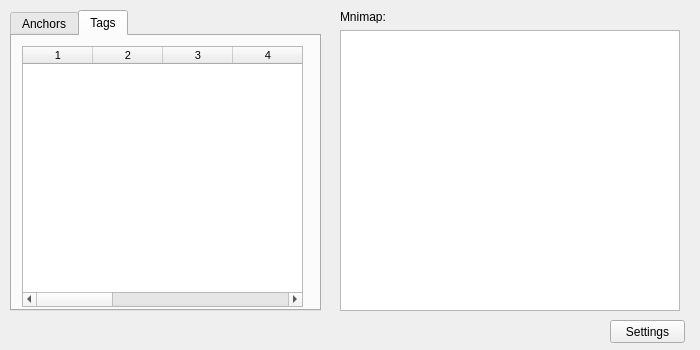
<?xml version="1.0" encoding="UTF-8"?>
<ui version="4.0">
 <class>GraphicsWidget</class>
 <widget class="QWidget" name="GraphicsWidget">
  <property name="geometry">
   <rect>
    <x>0</x>
    <y>0</y>
    <width>700</width>
    <height>350</height>
   </rect>
  </property>
  <property name="maximumSize">
   <size>
    <width>700</width>
    <height>350</height>
   </size>
  </property>
  <property name="windowTitle">
   <string>Form</string>
  </property>
  <widget class="QTabWidget" name="tabWidget">
   <property name="geometry">
    <rect>
     <x>10</x>
     <y>10</y>
     <width>311</width>
     <height>301</height>
    </rect>
   </property>
   <property name="maximumSize">
    <size>
     <width>311</width>
     <height>400</height>
    </size>
   </property>
   <property name="currentIndex">
    <number>1</number>
   </property>
   <widget class="QWidget" name="tab_2">
    <attribute name="title">
     <string>Anchors</string>
    </attribute>
    <widget class="QTableWidget" name="anchorTable">
     <property name="geometry">
      <rect>
       <x>10</x>
       <y>10</y>
       <width>281</width>
       <height>112</height>
      </rect>
     </property>
     <property name="sizePolicy">
      <sizepolicy hsizetype="Minimum" vsizetype="Minimum">
       <horstretch>0</horstretch>
       <verstretch>0</verstretch>
      </sizepolicy>
     </property>
     <property name="minimumSize">
      <size>
       <width>0</width>
       <height>112</height>
      </size>
     </property>
     <property name="maximumSize">
      <size>
       <width>350</width>
       <height>16777215</height>
      </size>
     </property>
     <property name="font">
      <font>
       <pointsize>8</pointsize>
      </font>
     </property>
     <property name="sizeAdjustPolicy">
      <enum>QAbstractScrollArea::AdjustToContents</enum>
     </property>
     <property name="alternatingRowColors">
      <bool>true</bool>
     </property>
     <property name="rowCount">
      <number>4</number>
     </property>
     <property name="columnCount">
      <number>12</number>
     </property>
     <attribute name="horizontalHeaderDefaultSectionSize">
      <number>70</number>
     </attribute>
     <attribute name="horizontalHeaderMinimumSectionSize">
      <number>70</number>
     </attribute>
     <attribute name="horizontalHeaderStretchLastSection">
      <bool>false</bool>
     </attribute>
     <attribute name="verticalHeaderVisible">
      <bool>false</bool>
     </attribute>
     <attribute name="verticalHeaderDefaultSectionSize">
      <number>18</number>
     </attribute>
     <attribute name="verticalHeaderHighlightSections">
      <bool>true</bool>
     </attribute>
     <attribute name="verticalHeaderMinimumSectionSize">
      <number>18</number>
     </attribute>
     <row/>
     <row/>
     <row/>
     <row/>
     <column/>
     <column/>
     <column/>
     <column/>
     <column/>
     <column/>
     <column/>
     <column/>
     <column/>
     <column/>
     <column/>
     <column/>
    </widget>
   </widget>
   <widget class="QWidget" name="tab_3">
    <attribute name="title">
     <string>Tags</string>
    </attribute>
    <widget class="QTableWidget" name="tagTable">
     <property name="geometry">
      <rect>
       <x>10</x>
       <y>10</y>
       <width>281</width>
       <height>261</height>
      </rect>
     </property>
     <property name="sizePolicy">
      <sizepolicy hsizetype="Minimum" vsizetype="Minimum">
       <horstretch>0</horstretch>
       <verstretch>0</verstretch>
      </sizepolicy>
     </property>
     <property name="minimumSize">
      <size>
       <width>0</width>
       <height>71</height>
      </size>
     </property>
     <property name="maximumSize">
      <size>
       <width>700</width>
       <height>16777215</height>
      </size>
     </property>
     <property name="font">
      <font>
       <pointsize>8</pointsize>
      </font>
     </property>
     <property name="sizeAdjustPolicy">
      <enum>QAbstractScrollArea::AdjustToContents</enum>
     </property>
     <property name="alternatingRowColors">
      <bool>true</bool>
     </property>
     <property name="rowCount">
      <number>0</number>
     </property>
     <property name="columnCount">
      <number>10</number>
     </property>
     <attribute name="horizontalHeaderDefaultSectionSize">
      <number>70</number>
     </attribute>
     <attribute name="horizontalHeaderMinimumSectionSize">
      <number>70</number>
     </attribute>
     <attribute name="horizontalHeaderStretchLastSection">
      <bool>false</bool>
     </attribute>
     <attribute name="verticalHeaderDefaultSectionSize">
      <number>18</number>
     </attribute>
     <attribute name="verticalHeaderMinimumSectionSize">
      <number>18</number>
     </attribute>
     <column/>
     <column/>
     <column/>
     <column/>
     <column/>
     <column/>
     <column/>
     <column/>
     <column/>
     <column/>
    </widget>
   </widget>
  </widget>
  <widget class="GraphicsView" name="graphicsView">
   <property name="geometry">
    <rect>
     <x>340</x>
     <y>30</y>
     <width>340</width>
     <height>281</height>
    </rect>
   </property>
   <property name="maximumSize">
    <size>
     <width>340</width>
     <height>281</height>
    </size>
   </property>
  </widget>
  <widget class="QLabel" name="label">
   <property name="geometry">
    <rect>
     <x>340</x>
     <y>10</y>
     <width>47</width>
     <height>13</height>
    </rect>
   </property>
   <property name="text">
    <string>Mnimap:</string>
   </property>
  </widget>
  <widget class="QPushButton" name="BTSettings">
   <property name="geometry">
    <rect>
     <x>610</x>
     <y>320</y>
     <width>75</width>
     <height>23</height>
    </rect>
   </property>
   <property name="text">
    <string>Settings</string>
   </property>
  </widget>
 </widget>
 <customwidgets>
  <customwidget>
   <class>GraphicsView</class>
   <extends>QGraphicsView</extends>
   <header>GraphicsView.h</header>
  </customwidget>
 </customwidgets>
 <resources/>
 <connections/>
</ui>
